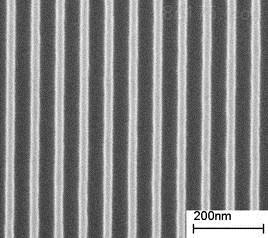
#> input picture L.png, 268 x 238 px
$ python line5.py
#> lines starting #> are read from the running program, lines starting #| are printed output that depends on the picture; after the words box and inside, x2 and y2 are one past the last pixel; in counts of white or black regions, pixels touching at a corner belong together
import cv2
import numpy as np
from scipy import ndimage, signal
from skimage.filters import threshold_otsu
from skimage.morphology import remove_small_objects
from sklearn.linear_model import RANSACRegressor
import matplotlib.pyplot as plt

def extract_laser_center(img, min_width=3):
    """改进的激光中心线提取函数"""
    # 1. 确保图像是灰度图
    if len(img.shape) == 3:
        gray = cv2.cvtColor(img, cv2.COLOR_BGR2GRAY)
    else:
        gray = img

    # 2. 增加高斯模糊以减少噪声
    gray = cv2.GaussianBlur(gray, (5, 5), 0)

    # 3. 增强对比度（关键修改：降低增强强度）
    gray = cv2.normalize(gray, None, alpha=0, beta=255, norm_type=cv2.NORM_MINMAX)

    # 4. 自适应阈值（关键修改：使用更稳健的方法）
    blur = cv2.medianBlur(gray, 5)
    thresh = cv2.adaptiveThreshold(blur, 255,
                                  cv2.ADAPTIVE_THRESH_GAUSSIAN_C,
                                  cv2.THRESH_BINARY, 15, 3)  # 调整自适应阈值参数

    # 5. 形态学处理（恢复到之前的设置）
    kernel = np.ones((3,3), np.uint8)
    cleaned = cv2.morphologyEx(thresh, cv2.MORPH_OPEN, kernel)
    # 5.1 形态学闭操作以连接断开的线条
    cleaned = cv2.morphologyEx(cleaned, cv2.MORPH_CLOSE, kernel)

    # 6. 骨架化（关键修改：添加错误检查）
    skeleton = np.zeros_like(cleaned)
    try:
        skeleton = cv2.ximgproc.thinning(cleaned, thinningType=cv2.ximgproc.THINNING_GUOHALL)
    except:
        print("警告：骨架化失败")
        return np.zeros((0,2), dtype=np.float32)

    # 7. 获取初始点集（关键修改：确保数据类型为整数）
    ys, xs = np.where(skeleton > 0)
    if len(xs) == 0:
        return np.zeros((0,2), dtype=np.float32)

    points = np.column_stack((xs.astype(np.float32), ys.astype(np.float32)))

    # 8. 使用RANSAC回归拟合中心线
    if len(points) > 0:
        model = RANSACRegressor()
        model.fit(points[:, 0].reshape(-1, 1), points[:, 1])
        inlier_mask = model.inlier_mask_
        points = points[inlier_mask]

    return points

def process_images(left_img, right_img):
    """改进的图像处理函数"""
#> called with left_img = 'L.png', right_img = 'R.png'
    # 1. 图像读取（添加错误处理）
    try:
        if isinstance(left_img, str):
            left_img = cv2.imread(left_img)
#> left_img is the input picture: shape (238, 268, 3); min 0, max 255, mean 132.5
            if left_img is None:
                raise ValueError(f"无法读取左图像: {left_img}")

        if isinstance(right_img, str):
            right_img = cv2.imread(right_img)
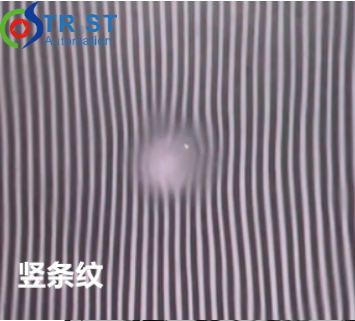
#> input picture R.png, 355 x 321 px
#> right_img is the input picture: shape (321, 355, 3); mean B, G, R 133.3, 122.8, 132.3
            if right_img is None:
                raise ValueError(f"无法读取右图像: {right_img}")
    except Exception as e:
        print(f"图像读取错误: {e}")
        return np.zeros((0,2)), np.zeros((0,2))

    # 2. 提取中心点
    left_pts = extract_laser_center(left_img)
#> in extract_laser_center, `thresh = cv2.adaptiveThreshold(blur, 255, cv2.ADAPTIVE_THRESH_GAUSSIAN..`:
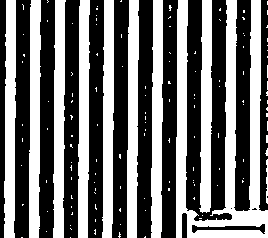
#> thresh: shape (238, 268); 44.1% white; 133 white regions (123 under 20 px), largest, box (x1, y1, x2, y2) and area: (176, 0, 268, 238) 8309, (151, 0, 163, 238) 2459, (29, 0, 41, 238) 2456
#> in extract_laser_center, `cleaned = cv2.morphologyEx(thresh, cv2.MORPH_OPEN, kernel)`: cleaned: shape (238, 268); 43.3% white; 18 white regions (8 under 20 px), largest, box (x1, y1, x2, y2) and area: (176, 0, 268, 238) 6133, (151, 0, 163, 238) 2459, (29, 0, 41, 238) 2451
#> in extract_laser_center, `cleaned = cv2.morphologyEx(cleaned, cv2.MORPH_CLOSE, kernel)`: cleaned: shape (238, 268); 43.4% white; 15 white regions (6 under 20 px), largest, box (x1, y1, x2, y2) and area: (176, 0, 268, 238) 10495, (151, 0, 163, 238) 2460, (4, 0, 16, 238) 2453
#> in extract_laser_center, `skeleton = cv2.ximgproc.thinning(cleaned, thinningType=cv2.ximgproc.TH..`:
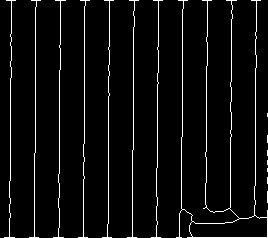
#> skeleton: shape (238, 268); 4.7% white in thin lines or dots
#> in extract_laser_center, `ys, xs = np.where(skeleton > 0)`: ys = 3000 values from 0 to 237; xs = 3000 values, max 267 at index 1355, min 4 at index 2841, mean 138.8
#> in extract_laser_center, `points = np.column_stack((xs.astype(np.float32), ys.astype(np.float32)))`: points = 3000 pairs, first value 4 to 267, second value 0 to 237
#> in extract_laser_center, `points = points[inlier_mask]`: points = 1610 pairs, first value 9 to 267, second value 79 to 233
#> left_pts has the same summary as points in extract_laser_center
    right_pts = extract_laser_center(right_img)
#> call 2 of extract_laser_center, with min_width = 3
#> in extract_laser_center (call 2), `gray = cv2.normalize(gray, None, alpha=0, beta=255, norm_type=cv2.NORM..`:
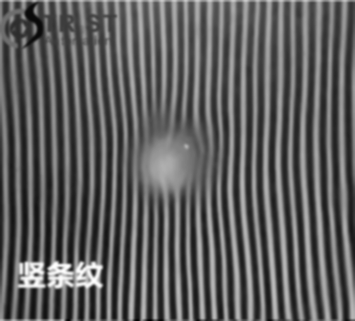
#> gray: shape (321, 355); min 0, max 255, mean 95.9
#> in extract_laser_center (call 2), `thresh = cv2.adaptiveThreshold(blur, 255, cv2.ADAPTIVE_THRESH_GAUSSIAN..`: thresh: shape (321, 355); 50.1% white; 58 black regions (14 under 20 px), largest, box (x1, y1, x2, y2) and area: (5, 1, 52, 320) 5385, (70, 1, 113, 321) 5160, (306, 1, 325, 321) 2173
#> in extract_laser_center (call 2), `cleaned = cv2.morphologyEx(thresh, cv2.MORPH_OPEN, kernel)`: cleaned: shape (321, 355); 49.9% white; 31 white regions (1 under 20 px), largest, box (x1, y1, x2, y2) and area: (135, 0, 196, 321) 9739, (33, 0, 107, 321) 7541, (0, 0, 46, 321) 7171
#> in extract_laser_center (call 2), `cleaned = cv2.morphologyEx(cleaned, cv2.MORPH_CLOSE, kernel)`:
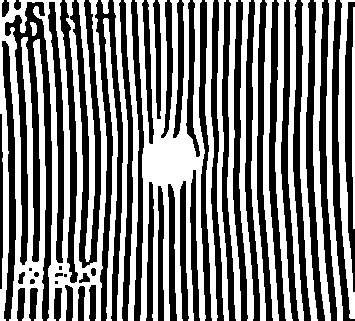
#> cleaned: shape (321, 355); 50.1% white; 50 black regions (4 under 20 px), largest, box (x1, y1, x2, y2) and area: (5, 2, 52, 321) 5422, (95, 0, 123, 321) 3692, (70, 0, 101, 268) 3281
#> in extract_laser_center (call 2), `skeleton = cv2.ximgproc.thinning(cleaned, thinningType=cv2.ximgproc.TH..`:
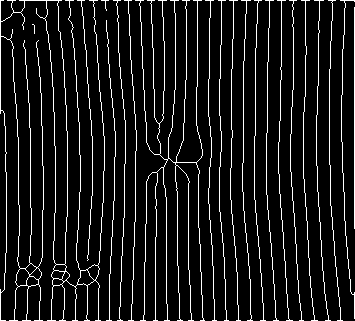
#> skeleton: shape (321, 355); 9.1% white in thin lines or dots
#> in extract_laser_center (call 2), `ys, xs = np.where(skeleton > 0)`: ys = 10317 values from 0 to 320; xs = 10317 values, max 354 at index 269, min 0 at index 0, mean 174.9
#> in extract_laser_center (call 2), `points = np.column_stack((xs.astype(np.float32), ys.astype(np.float32)))`: points = 10317 pairs, first value 0 to 354, second value 0 to 320
#> in extract_laser_center (call 2), `points = points[inlier_mask]`: points = 5179 pairs, first value 0 to 354, second value 0 to 228
#> right_pts has the same summary as points in extract_laser_center

    print(f"提取完成 - 左图: {len(left_pts)}点, 右图: {len(right_pts)}点")
#| 提取完成 - 左图: 1610点, 右图: 5179点

    # 3. 可视化（添加空检查）
    fig, ax = plt.subplots(1,2, figsize=(12,6))

    for a, img, pts, side in zip(ax, [left_img, right_img], [left_pts, right_pts], ['左', '右']):
        if len(img.shape) == 2:
            a.imshow(img, cmap='gray')
        else:
            a.imshow(cv2.cvtColor(img, cv2.COLOR_BGR2RGB))

        if len(pts) > 0:
            a.scatter(pts[:,0], pts[:,1], c='r', s=3)
        a.set_title(f"{side}图像 ({len(pts)}点)")
#> this loop made 2 passes
#> side on passes 1 to 2: '左', '右'

    plt.tight_layout()
    plt.show()
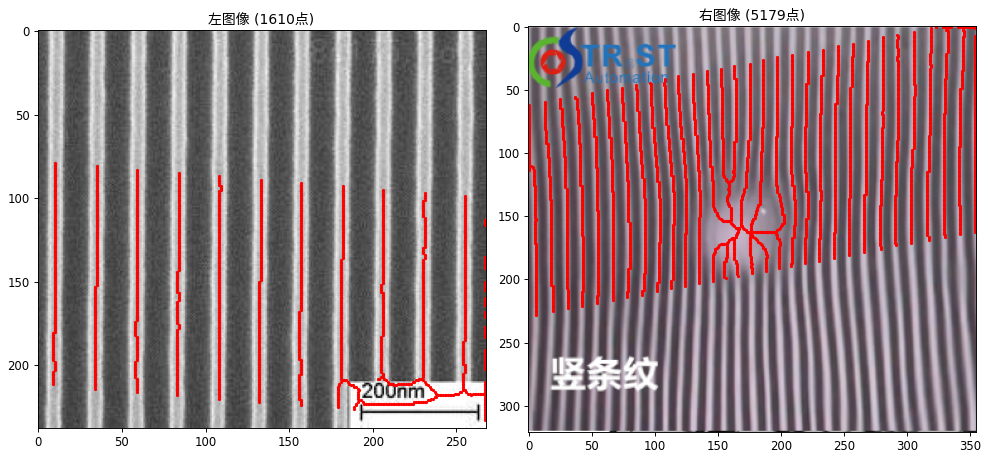
#> figure drawn by matplotlib, 2 panels

    # 4. 保存结果
    np.savetxt('left_points.txt', left_pts, fmt='%.2f')
    np.savetxt('right_points.txt', right_pts, fmt='%.2f')

    return left_pts, right_pts

# 主程序（添加完整的异常处理）
if __name__ == "__main__":
    try:
        left_path = 'L.png'  # 替换为您的实际路径
        right_path = 'R.png'  # 替换为您的实际路径

        print("正在处理图像...")
        left_points, right_points = process_images(left_path, right_path)
#> left_points = 1610 pairs, first value 9 to 267, second value 79 to 233; right_points has the same summary as points in extract_laser_center

        if len(left_points) == 0 or len(right_points) == 0:
            print("警告：未能提取到激光中心线点")
            print("可能原因：")
            print("1. 图像路径不正确")
            print("2. 激光线太暗或太模糊")
            print("3. 参数需要调整（尝试修改min_width）")
        else:
            print("处理完成！")

    except Exception as e:
        print(f"程序出错: {str(e)}")
        print("建议检查：")
        print("1. 确保opencv-contrib-python包已安装（包含ximgproc模块）")
        print("2. 确保图像文件存在且格式正确")
